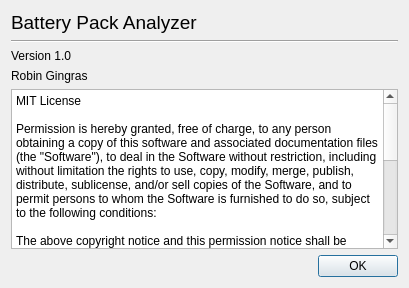
<?xml version="1.0" encoding="UTF-8"?>
<ui version="4.0">
 <class>AboutDialog</class>
 <widget class="QDialog" name="AboutDialog">
  <property name="geometry">
   <rect>
    <x>0</x>
    <y>0</y>
    <width>409</width>
    <height>288</height>
   </rect>
  </property>
  <property name="windowTitle">
   <string>About</string>
  </property>
  <layout class="QVBoxLayout" name="verticalLayout">
   <item>
    <widget class="QLabel" name="label">
     <property name="font">
      <font>
       <pointsize>14</pointsize>
      </font>
     </property>
     <property name="text">
      <string>Battery Pack Analyzer</string>
     </property>
    </widget>
   </item>
   <item>
    <widget class="Line" name="line">
     <property name="orientation">
      <enum>Qt::Horizontal</enum>
     </property>
    </widget>
   </item>
   <item>
    <widget class="QLabel" name="label_2">
     <property name="text">
      <string>Version 1.0</string>
     </property>
    </widget>
   </item>
   <item>
    <widget class="QLabel" name="label_3">
     <property name="text">
      <string>Robin Gingras &lt;robin@robingingras.com&gt;</string>
     </property>
    </widget>
   </item>
   <item>
    <widget class="QPlainTextEdit" name="plainTextEdit">
     <property name="plainText">
      <string>MIT License

Permission is hereby granted, free of charge, to any person obtaining a copy of this software and associated documentation files (the &quot;Software&quot;), to deal in the Software without restriction, including without limitation the rights to use, copy, modify, merge, publish, distribute, sublicense, and/or sell copies of the Software, and to permit persons to whom the Software is furnished to do so, subject to the following conditions:

The above copyright notice and this permission notice shall be included in all copies or substantial portions of the Software.

THE SOFTWARE IS PROVIDED &quot;AS IS&quot;, WITHOUT WARRANTY OF ANY KIND, EXPRESS OR IMPLIED, INCLUDING BUT NOT LIMITED TO THE WARRANTIES OF MERCHANTABILITY, FITNESS FOR A PARTICULAR PURPOSE AND NONINFRINGEMENT. IN NO EVENT SHALL THE AUTHORS OR COPYRIGHT HOLDERS BE LIABLE FOR ANY CLAIM, DAMAGES OR OTHER LIABILITY, WHETHER IN AN ACTION OF CONTRACT, TORT OR OTHERWISE, ARISING FROM, OUT OF OR IN CONNECTION WITH THE SOFTWARE OR THE USE OR OTHER DEALINGS IN THE SOFTWARE.</string>
     </property>
    </widget>
   </item>
   <item>
    <widget class="QDialogButtonBox" name="buttonBox">
     <property name="orientation">
      <enum>Qt::Horizontal</enum>
     </property>
     <property name="standardButtons">
      <set>QDialogButtonBox::Ok</set>
     </property>
    </widget>
   </item>
  </layout>
 </widget>
 <resources/>
 <connections>
  <connection>
   <sender>buttonBox</sender>
   <signal>accepted()</signal>
   <receiver>AboutDialog</receiver>
   <slot>accept()</slot>
   <hints>
    <hint type="sourcelabel">
     <x>248</x>
     <y>254</y>
    </hint>
    <hint type="destinationlabel">
     <x>157</x>
     <y>274</y>
    </hint>
   </hints>
  </connection>
  <connection>
   <sender>buttonBox</sender>
   <signal>rejected()</signal>
   <receiver>AboutDialog</receiver>
   <slot>reject()</slot>
   <hints>
    <hint type="sourcelabel">
     <x>316</x>
     <y>260</y>
    </hint>
    <hint type="destinationlabel">
     <x>286</x>
     <y>274</y>
    </hint>
   </hints>
  </connection>
 </connections>
</ui>
